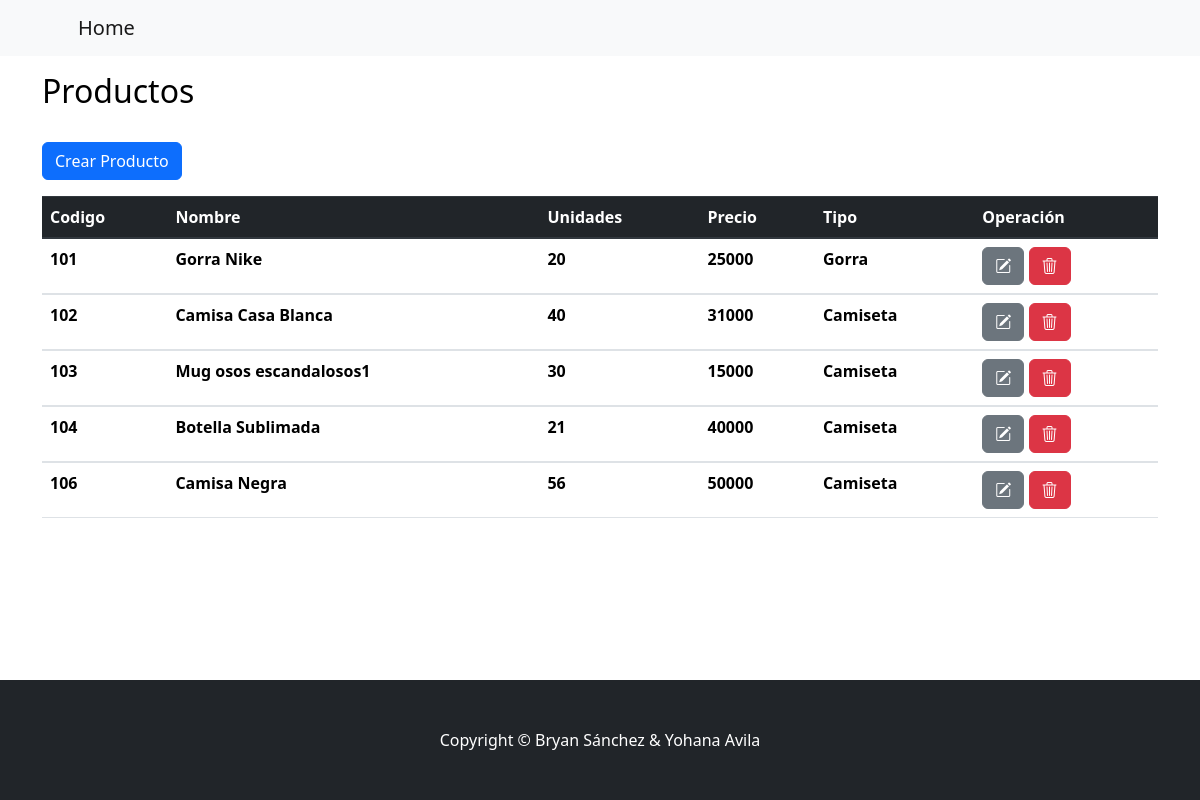
Screenshot of /Administradores/productos.php with the database file from the repository.
### tables this page shows
CREATE TABLE IF NOT EXISTS `producto` (
  `cod_producto` int(11) NOT NULL,
  `nombre` varchar(100) DEFAULT NULL,
  `unidades` int(11) DEFAULT NULL,
  `precio` double DEFAULT NULL,
  `descripcion` varchar(200) DEFAULT NULL,
  `cod_tipo` int(11) NOT NULL,
  PRIMARY KEY (`cod_producto`),
  KEY `cod_tipo` (`cod_tipo`)
);

CREATE TABLE IF NOT EXISTS `tipo` (
  `cod_tipo` int(11) NOT NULL,
  `tipo` varchar(50) DEFAULT NULL,
  PRIMARY KEY (`cod_tipo`)
);

### Administradores/productos.php (the view, shortened to what this page needs)
<!DOCTYPE html>
<html lang="en">
    <head>
        <link rel="stylesheet" href="../sw/dist/sweetalert2.min.css">
        <link rel="stylesheet" href="https://cdn.jsdelivr.net/npm/bootstrap@4.0.0/dist/css/bootstrap.min.css">
        <link href="https://cdn.jsdelivr.net/npm/bootstrap-icons@1.10.5/font/bootstrap-icons.css" rel="stylesheet" >
        <link href="../css/bootstrap.css" rel="stylesheet" />
    </head>
    <body onload="limpiar();">
        <nav class="navbar navbar-expand-lg navbar-light bg-light">
            <div class="container px-4 px-lg-5">
                <a class="navbar-brand" href="../home.php">Home</a>
                        <?php
                            function sesion(){
                                $ses=$_SESSION['usuario'];
                                return $ses;
                            }
                            function valid_admin(){
                                $sess=sesion();
                                include_once('../conexion.php');
                                return mysqli_query(conectar(), "select id_admin from administrador where id_admin='$sess'");
                            }
                            function valid_client(){
                                $sess=sesion();
                                include_once('../conexion.php');
                                return mysqli_query(conectar(), "select id_cliente from cliente where id_cliente='$sess'");
                            }
                        ?>
            </div>
        </nav>
        <div class="container">
            <h2 class="text-black mt-3">Productos</h2>
            <div class="row g-3 mt-3">
                <div class="col-3">
                    <a class="btn btn-primary" href="./crear_producto.php" role="button">Crear Producto</a>
                </div>
            </div>
            <div class="row mt-3">
                <div class="col">
                    <table class="table" >
                        <thead class="thead-dark">
                            <tr>
                                <th>Codigo</th>
                                <th>Nombre</th>
                                <th>Unidades</th>
                                <th>Precio</th>
                                <th>Tipo</th>
                                <th>Operación</th>
                            </tr>
                        </thead>
                        <tbody>
                        <?php
                            include('./consultarSQL.php');
                            $res=consultarProductosAdm();
                            foreach($res as $row){?>
                            <tr>
                                <th><?php echo $row['cod_producto']?></th>
                                <th><?php echo $row['nombre']?></th>
                                <th><?php echo $row['unidades']?></th>
                                <th><?php echo $row['precio']?></th>
                                <th><?php echo $row['tipo']?></th>
                                <th>
                                   <a class="btn btn-secondary" href="./modificar_producto.php?cod_producto=<?php echo $row['cod_producto']?>" mr-2><i class="bi bi-pencil-square"></i></a>
                                    <a class="btn btn-danger" href="./eliminarProducto.php?cod_producto=<?php echo $row['cod_producto']?>"><i class="bi bi-trash3"></i></a>
                                </th>
                            </tr>
                        </tbody>
                        <?php }?>
                    </table>
                </div>
            </div>
        </div>
        <footer class="py-5 bg-dark" style="position: fixed;bottom: 0; width: 100%; ">
            <div class="container"><p class="m-0 text-center text-white">Copyright &copy; Bryan Sánchez & Yohana Avila</p></div>
        </footer>
    </body>
</html>

### rows the page displays
producto: cod_producto "101", nombre "Gorra Nike", unidades "20", precio "25000", cod_tipo.tipo "Gorra"
producto: cod_producto "102", nombre "Camisa Casa Blanca", unidades "40", precio "31000", cod_tipo.tipo "Camiseta"
producto: cod_producto "103", nombre "Mug osos escandalosos1", unidades "30", precio "15000", cod_tipo.tipo "Camiseta"
producto: cod_producto "104", nombre "Botella Sublimada", unidades "21", precio "40000", cod_tipo.tipo "Camiseta"
producto: cod_producto "106", nombre "Camisa Negra", unidades "56", precio "50000", cod_tipo.tipo "Camiseta"
